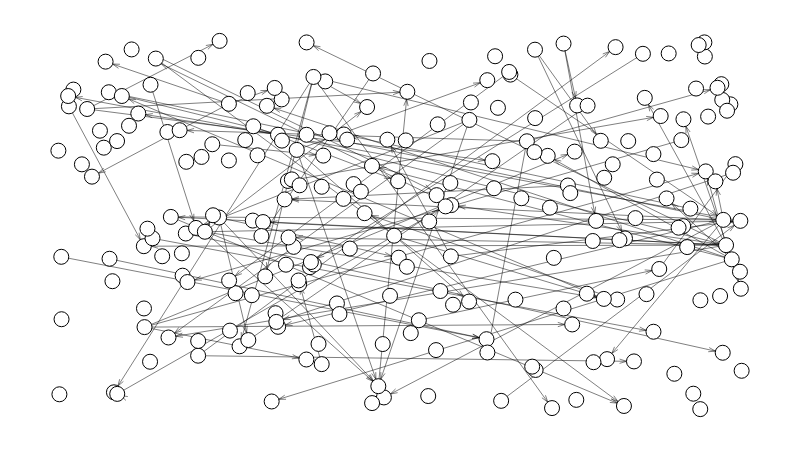

Source (notebook cell):
### Markdown cell above
### Gerando a rede:

### Code cell
g.label_nodes()
g.set_all_nodes(size=15, labpos='hover')
g.set_all_edges(color=(0, 0, 0, 0.5))
g.draw()

### Figure 1 — Plotly figure (JSON) as saved in the notebook; plotly's stock layout.template omitted (floating-point values rounded to 4 significant figures; data arrays with more than 128 entries replaced by an {"elided": "..."} marker saying what was removed)
{"data": [{"hoverinfo": "none", "line": {"color": "rgb(127, 127, 127)", "dash": "solid", "width": 0}, "mode": "lines", "type": "scatter", "x": [0.5009, 0.5009, null, 0, 1, null], "y": [0, 1, null, 0.5008, 0.5008, null]}, {"hoverinfo": "none", "line": {"color": "rgba(0, 0, 0, 0.5)", "dash": "solid", "width": 1}, "mode": "lines", "type": "scatter", "x": {"elided": "885 float values"}, "y": {"elided": "885 float values"}}, {"hoverinfo": "text", "marker": {"color": "rgb(255, 255, 255)", "line": {"color": "rgb(0, 0, 0)", "width": 1}, "size": 15, "symbol": "circle"}, "mode": "markers", "text": {"elided": "231 str values"}, "textfont": {"color": "rgb(0, 0, 0)"}, "textposition": "middle center", "type": "scatter", "x": {"elided": "231 float values"}, "y": {"elided": "231 float values"}}, {"hoverinfo": "none", "mode": "text", "text": [], "textfont": {"color": "rgb(255, 255, 255)"}, "textposition": "middle center", "type": "scatter", "x": [], "y": []}, {"hoverinfo": "none", "mode": "text", "text": {"elided": "231 null values"}, "textfont": {"color": "rgb(0, 0, 0)"}, "textposition": "middle center", "type": "scatter", "x": {"elided": "231 float values"}, "y": {"elided": "231 float values"}}, {"hoverinfo": "none", "mode": "text", "text": [null, null, null, null, null, null, null, null, null, null, null, null, null, null, null, null, null, null, null, null, null, null, null, null, null, null, null, null, null, null, null, null, null, null, null, null, null, null, null, null, null, null, null, null, null, null, null, null, null, null, null, null, null, null, null, null, null, null, null, null, null, null, null, null, null, null, null, null, null, null, null, null, null, null, null, null, null, null, null, null, null, null, null, null, null, null, null, null, null, null, null, null, null, null, null, null, null, null, null], "textfont": {"color": "rgb(0, 0, 0)"}, "textposition": "middle center", "type": "scatter", "x": [0.3182, 0.3561, 0.4938, 0.08296, 0.529, 0.7741, 0.5702, 0.6639, 0.6377, 1.002, 0.5512, 0.5716, 0.9051, 0.6568, 0.9485, 0.5018, 0.569, 0.3699, 0.2706, 0.3623, 0.3546, 0.3402, 0.07744, 0.3192, 0.5826, 0.7316, 0.6515, 0.8992, 0.6508, 0.5205, 0.9533, 0.5391, 0.6063, 0.3964, 0.217, 0.5071, 0.5237, 0.5014, 0.4311, 0.8213, 0.6709, 0.3405, 0.1324, 0.2756, 0.6532, 0.928, 0.9366, 0.8437, 0.7186, 0.6408, 0.1819, 0.7574, 0.7764, 0.8256, 0.6683, 0.7773, 0.7633, 0.606, 0.351, 0.5088, 0.3243, 0.2074, 0.7845, 0.5153, 0.6491, 0.6283, 0.2783, 0.1562, 0.1546, 0.3908, 0.4635, 0.5543, 0.7005, 0.9235, 0.5329, 0.2474, 0.439, 0.4354, 0.308, 0.4833, 0.4846, 0.4222, 0.6638, 0.3331, 0.4197, 0.5596, 0.2395, 0.352, 0.5036, 0.4752, 0.5281, 0.8144, 0.44, 0.5485, 0.3899, 0.4069, 0.3538, 0.6578, 0.6203], "y": [0.3275, 0.7959, 0.5012, 0.6446, 0.6783, 0.4737, 0.4574, 0.697, 0.4504, 0.3944, 0.4176, 0.294, 0.6327, 0.4294, 0.5385, 0.2894, 0.5442, 0.4914, 0.36, 0.3092, 0.2289, 0.7371, 0.01996, 0.3187, 0.3406, 0.2496, 0.5155, 0.3081, 0.3432, 0.6615, 0.561, 0.5622, 0.7336, 0.718, 0.748, 0.3628, 0.1636, 0.585, 0.7162, 0.8252, 0.4358, 0.7702, 0.9308, 0.8646, 0.1887, 0.4704, 0.5885, 0.5245, 0.5082, 0.5903, 0.6943, 0.8676, 0.731, 0.7327, 0.6195, 0.7566, 0.9142, 0.5227, 0.2914, 0.4164, 0.6717, 0.5155, 0.489, 0.5608, 0.4102, 0.39, 0.8754, 0.7071, 0.8615, 0.6761, 0.6115, 0.5126, 0.3366, 0.5382, 0.4594, 0.2044, 0.2526, 0.4852, 0.73, 0.8232, 0.5176, 0.3915, 0.7993, 0.5295, 0.884, 0.4676, 0.46, 0.6252, 0.655, 0.4645, 0.4759, 0.2877, 0.5507, 0.4154, 0.4688, 0.6144, 0.3248, 0.4145, 0.66]}, {"hoverinfo": "none", "marker": {"color": "rgba(255, 255, 255, 0)", "line": {"color": "rgba(255, 255, 255, 0)", "width": 0}, "size": 0, "symbol": "circle"}, "mode": "markers", "type": "scatter", "x": [0.5, 0, 1, 0.5], "y": [0, 0.5, 0.5, 1]}], "layout": {"height": 450, "hovermode": "closest", "margin": {"b": 10, "l": 10, "r": 10, "t": 10}, "plot_bgcolor": "rgb(255, 255, 255)", "showlegend": false, "width": 800, "xaxis": {"fixedrange": true, "showgrid": false, "showticklabels": false, "zeroline": false}, "yaxis": {"fixedrange": true, "showgrid": false, "showticklabels": false, "zeroline": false}}}
